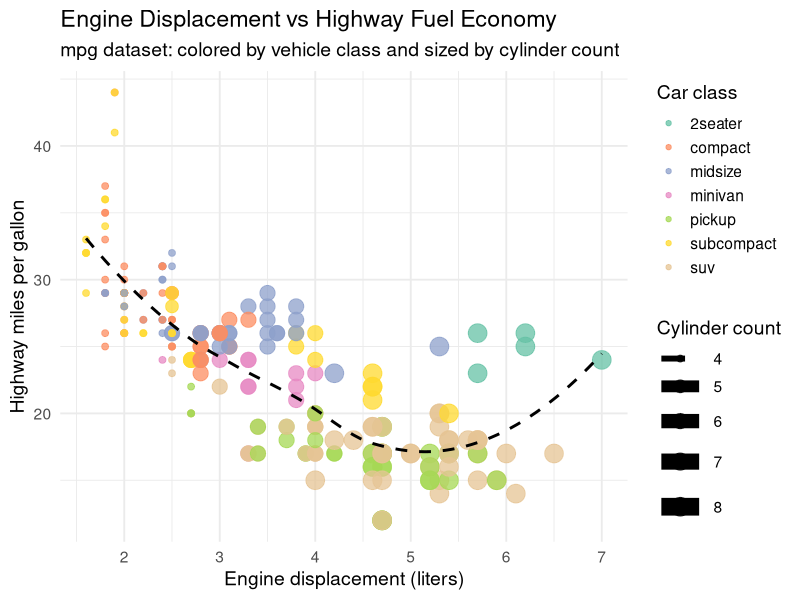

This chart was generated by the following R code:
## ---- chunk 1
suppressPackageStartupMessages(library(tidyverse))

mpg %>%
  ggplot(aes(x = displ, y = hwy, color = class, size = cyl)) +
  geom_point(alpha = 0.75) +
  geom_smooth(method = "loess", se = FALSE, color = "black", linetype = "dashed") +
  scale_color_brewer(palette = "Set2") +
  scale_size_continuous(range = c(2, 6)) +
  labs(
    title = "Engine Displacement vs Highway Fuel Economy",
    subtitle = "mpg dataset: colored by vehicle class and sized by cylinder count",
    x = "Engine displacement (liters)",
    y = "Highway miles per gallon",
    color = "Car class",
    size = "Cylinder count"
  ) +
  theme_minimal(base_size = 14)
